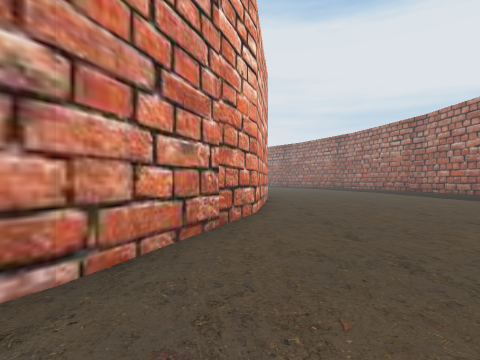
View 1 (above)

17 first-person views from a walk through a 3-D level made in the Unity game engine. The camera is 1.5 m above the floor, looks level and sees 80° across. The floor is counted in squares, 2 m on a side. Each view is taken from the middle of a square. On the plan, view 1 faces up. The plan holds only what a view shows up to about 10 squares ahead; the rest is blank. The place goes on beyond the plan. The player is left out. Some animated figures are not drawn.

View 2
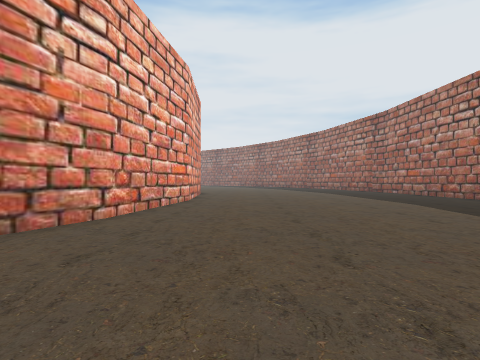

View 3
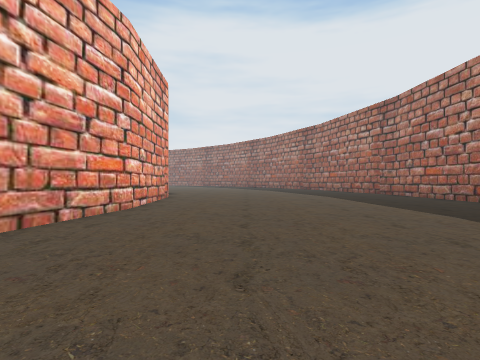

View 4
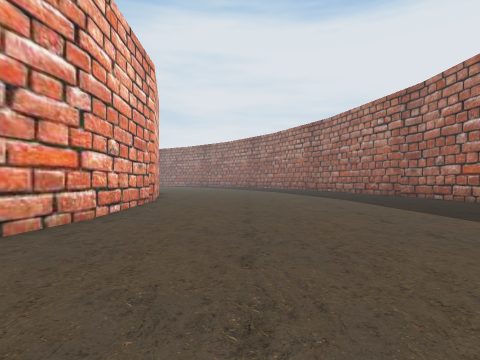

View 5
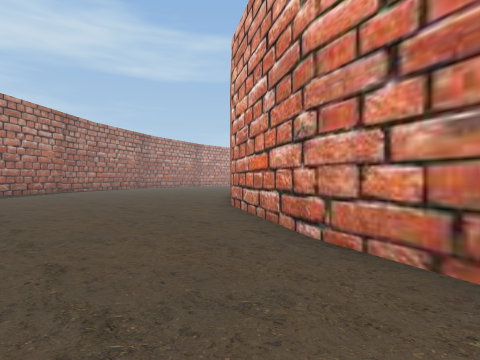

View 6
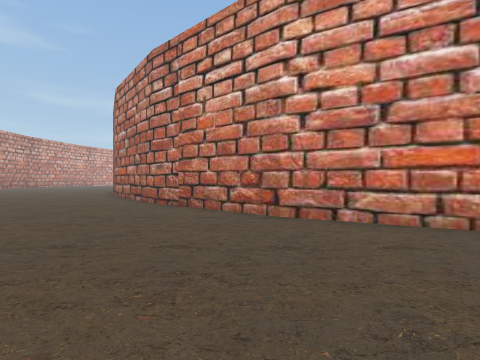

View 7
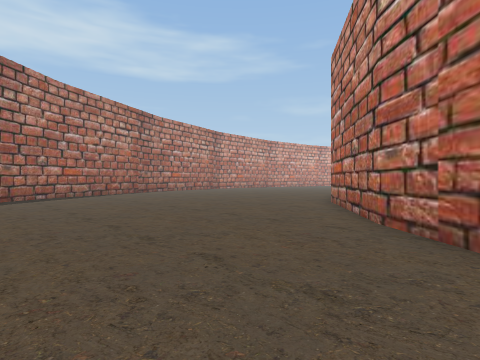

View 8
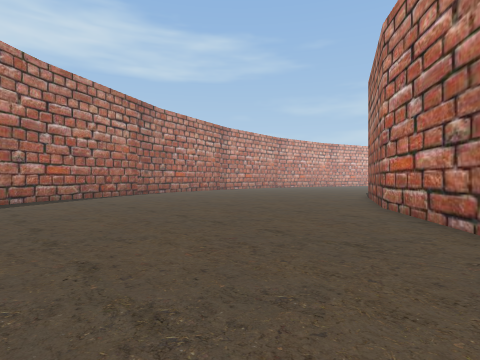

View 9
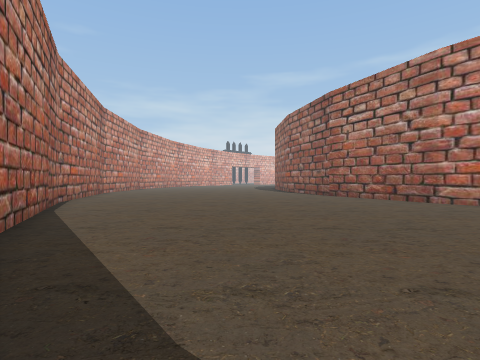

View 10
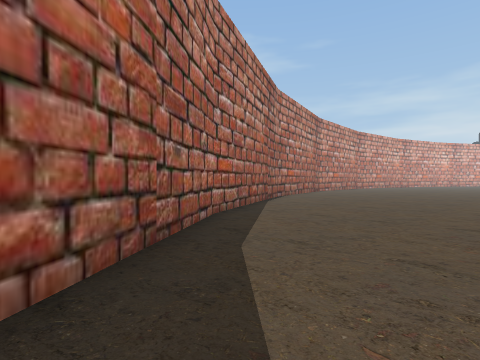

View 11
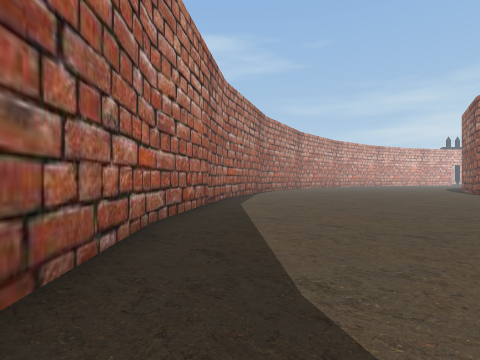

View 12
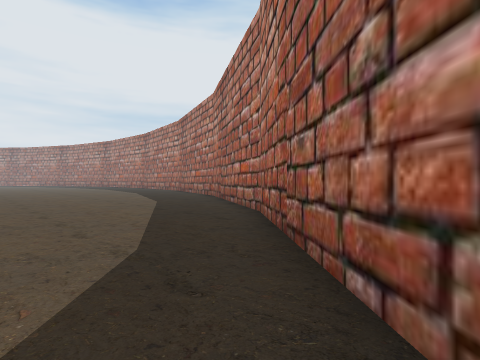

View 13
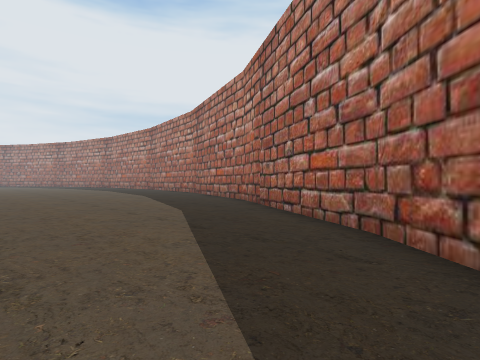

View 14
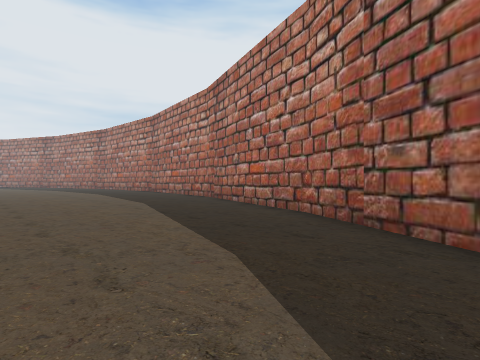

View 15
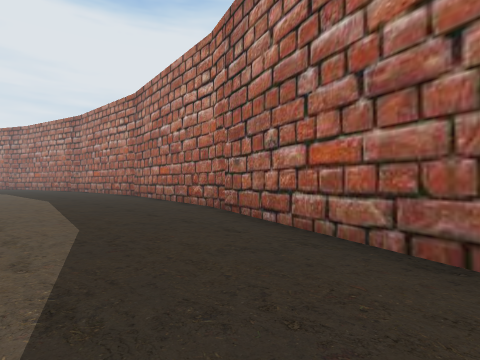

View 16
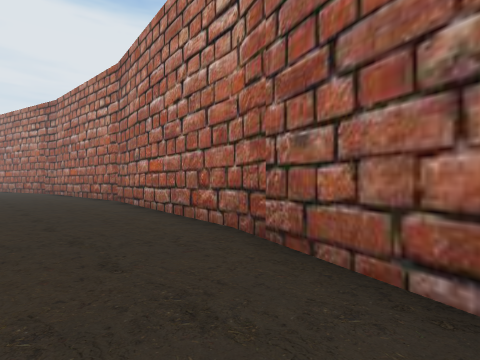

View 17
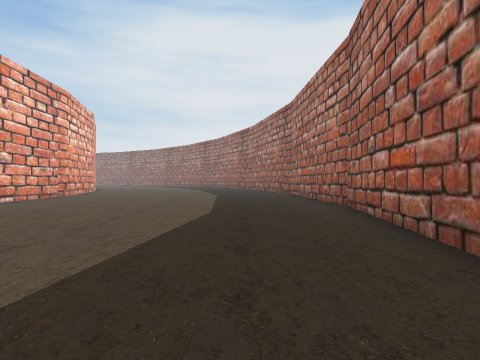

### Floor plan
Points are (right, up) in squares from view 1. A wall is a line through its corners. A room is listed if a view was taken in it or the views show most of it. See-through windows are left out.
Room 1 (views 1, 2, 3, 4, 5, 6, 7, 8, 9, 10, 11, 12, 13, 14, 15, 16, 17)
walls: (-1.2, 2.1) (-3.8, -2.2); (-3.8, -2.1) (-7.2, -5.8); (5.2, -8.5) (8.8, -2.4) (11.1, 4.3); (0.4, 6.6) (-1.3, 1.9); (-7.1, -5.7) (-11.1, -8.7); (11.1, 4.2) (12.1, 11.3); (1.1, 11.5) (0.4, 6.5); (-11, -8.6) (-12.5, -9.3); (-5.2, -18) (0.5, -13.7) (5.2, -8.4); (12.1, 11.2) (11.9, 16.1); (0.9, 16) (1.1, 11.4); (-11.4, -21) (-5.1, -17.9); (-12.1, -21.1) (-11.5, -21)

Where each view was taken, in squares from view 1:
view 1: 0 up, 0 right, facing up
view 2: 1 up, 3 right, facing up
view 3: 4 up, 4 right, facing up
view 4: 6 up, 4 right, facing up
view 5: 4 up, 2 right, facing down-left
view 6: 3 down, 2 right, facing left
view 7: 4 down, 2 left, facing down-left
view 8: 6 down, 3 left, facing down-left
view 9: 15 down, 2 left, facing left
view 10: 13 down, 1 left, facing down-left
view 11: 9 down, 3 right, facing down-left
view 12: 13 down, 0 right, facing up-right
view 13: 10 down, 1 right, facing up-right
view 14: 6 down, 3 right, facing up-right
view 15: 2 down, 6 right, facing up-right
view 16: 1 up, 8 right, facing up-right
view 17: 3 up, 9 right, facing up
